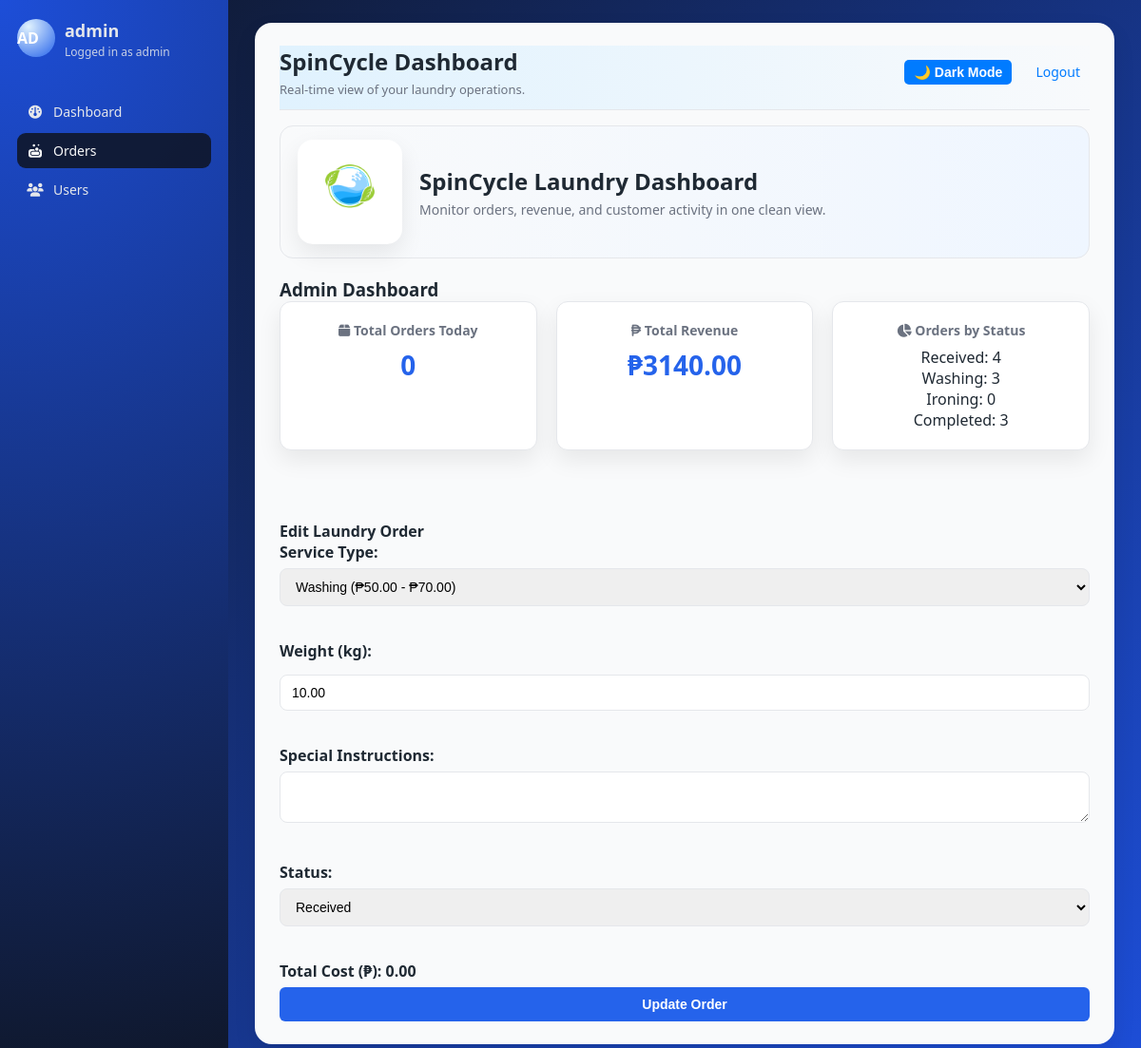
The page /index.php?edit_order=6 (signed in) on the database its author committed.
### tables this page shows
CREATE TABLE `laundry_orders` (
  `id` int(11) NOT NULL,
  `user_id` int(11) DEFAULT NULL,
  `order_date` timestamp NOT NULL DEFAULT current_timestamp(),
  `service_type` varchar(100) NOT NULL,
  `weight` decimal(5,2) NOT NULL,
  `special_instructions` text DEFAULT NULL,
  `status` enum('Received','Washing','Ironing','Completed') DEFAULT 'Received',
  `total_cost` decimal(10,2) NOT NULL,
  `walk_in_name` varchar(255) DEFAULT NULL
);

CREATE TABLE `services` (
  `id` int(11) NOT NULL,
  `service_name` varchar(100) NOT NULL,
  `price_range` varchar(20) DEFAULT NULL,
  `min_price` decimal(10,2) NOT NULL,
  `max_price` decimal(10,2) NOT NULL
);

### index.php (the view, shortened to what this page needs)
<?php
include 'includes/db_connect.php';
$currentPage = 'dashboard';
if (isset($_GET['manage_orders']) || isset($_GET['edit_order'])) {
    $currentPage = 'orders';
} elseif (isset($_GET['manage_users']) || isset($_GET['edit_user'])) {
    $currentPage = 'users';
}
?>
<!DOCTYPE html>
<html lang="en">
<head>
    <link rel="stylesheet" href="css/style.css">
    <link rel="stylesheet" href="https://cdnjs.cloudflare.com/ajax/libs/font-awesome/6.5.0/css/all.min.css">
</head>
<body>
    <div class="app-shell">
        <aside class="sidebar">
            <div class="sidebar-brand">
                <div class="brand-logo"><?php echo isset($_SESSION['username']) ? strtoupper(substr(htmlspecialchars($_SESSION['username']), 0, 2)) : 'SC'; ?></div>
                <div>
                    <span class="sidebar-title"><?php echo isset($_SESSION['username']) ? htmlspecialchars($_SESSION['username']) : 'SpinCycle'; ?></span>
                    <span class="sidebar-role"><?php echo isset($_SESSION['role']) ? 'Logged in as ' . htmlspecialchars($_SESSION['role']) : ''; ?></span>
                </div>
            </div>
            <nav class="sidebar-nav">
                <a href="index.php" class="sidebar-link <?php echo $currentPage === 'dashboard' ? 'active' : ''; ?>">
                    <i class="fa-solid fa-gauge"></i>
                    <span>Dashboard</span>
                </a>
                <?php if (isset($_SESSION['role']) && $_SESSION['role'] === 'admin'): ?>
                <a href="index.php?manage_orders" class="sidebar-link <?php echo $currentPage === 'orders' ? 'active' : ''; ?>">
                    <i class="fa-solid fa-soap"></i>
                    <span>Orders</span>
                </a>
                <a href="index.php?manage_users" class="sidebar-link <?php echo $currentPage === 'users' ? 'active' : ''; ?>">
                    <i class="fa-solid fa-users"></i>
                    <span>Users</span>
                </a>
                <?php endif; ?>
            </nav>
        </aside>
        <main class="app-main">
            <div class="container">
                <div class="admin-header">
                    <div class="nav-left">
                        <div>
                            <h1 class="header-title">SpinCycle Dashboard</h1>
                            <p class="header-subtitle">Real-time view of your laundry operations.</p>
                        </div>
                    </div>
                    <div class="nav-right">
                        <button id="darkModeToggle" class="dark-toggle">🌙 Dark Mode</button>
                        <a href="logout.php" class="logout-link">Logout</a>
                    </div>
                </div>
                <div class="dashboard-hero">
                    <div class="dashboard-hero-left">
                        <img src="assets/Untitled.png" alt="SpinCycle Logo" class="dashboard-logo">
                        <div>
                            <h2>SpinCycle Laundry Dashboard</h2>
                            <p>Monitor orders, revenue, and customer activity in one clean view.</p>
                        </div>
                    </div>
                </div>
                <?php
        if (isset($_SESSION['user_id'])) {
            if ($_SESSION['role'] == 'admin') {
                echo "<h3>Admin Dashboard</h3>";
                $today = date("Y-m-d");
                $sql_total_orders_today = "SELECT COUNT(*) AS total FROM laundry_orders WHERE DATE(order_date) = '$today'";
                $result_total_orders_today = $conn->query($sql_total_orders_today);
                $row_total_orders_today = $result_total_orders_today->fetch_assoc();
                $total_orders_today = $row_total_orders_today['total'];
                $sql_total_revenue = "SELECT SUM(total_cost) AS total FROM laundry_orders";
                $result_total_revenue = $conn->query($sql_total_revenue);
                $row_total_revenue = $result_total_revenue->fetch_assoc();
                $total_revenue = $row_total_revenue['total'];
                $sql_orders_by_status = "SELECT status, COUNT(*) AS total FROM laundry_orders GROUP BY status";
                $result_orders_by_status = $conn->query($sql_orders_by_status);
                $orders_by_status = array();
                while ($row = $result_orders_by_status->fetch_assoc()) {
                    $orders_by_status[$row['status']] = $row['total'];
                }
                echo "<div class='dashboard-grid'>";
                    echo "<div class='dashboard-card'>";
                        echo "<h4><i class='fa-solid fa-box'></i> Total Orders Today</h4>";
                        echo "<h2>" . htmlspecialchars($total_orders_today) . "</h2>";
                    echo "</div>";
                    echo "<div class='dashboard-card'>";
                        echo "<h4><i class='fa-solid fa-peso-sign'></i> Total Revenue</h4>";
                        echo "<h2>₱" . htmlspecialchars($total_revenue) . "</h2>";
                    echo "</div>";
                    echo "<div class='dashboard-card'>";
                        echo "<h4><i class='fa-solid fa-chart-pie'></i> Orders by Status</h4>";
                        echo "<p>Received: " . htmlspecialchars(isset($orders_by_status['Received']) ? $orders_by_status['Received'] : 0) . "</p>";
                        echo "<p>Washing: " . htmlspecialchars(isset($orders_by_status['Washing']) ? $orders_by_status['Washing'] : 0) . "</p>";
                        echo "<p>Ironing: " . htmlspecialchars(isset($orders_by_status['Ironing']) ? $orders_by_status['Ironing'] : 0) . "</p>";
                        echo "<p>Completed: " . htmlspecialchars(isset($orders_by_status['Completed']) ? $orders_by_status['Completed'] : 0) . "</p>";
                    echo "</div>";
                echo "</div><br><br>";
                if (isset($_GET['edit_order'])) {
                    $order_id = intval($_GET['edit_order']);
                    $sql = "SELECT * FROM laundry_orders WHERE id = '$order_id'";
                    $result = $conn->query($sql);
                    if ($result->num_rows == 1) {
                        $row = $result->fetch_assoc();
                        echo "<h4>Edit Laundry Order</h4>";
                        echo "<form method='post' action=''>";
                            echo "<label for='service_type'>Service Type:</label>";
                            echo "<select name='service_type' id='edit_service_type' required onchange='calculateTotalCost(\"edit\")'>";
                                $sql_services = "SELECT service_name, min_price, max_price FROM services";
                                $result_services = $conn->query($sql_services);
                                if ($result_services->num_rows > 0) {
                                    while ($row_service = $result_services->fetch_assoc()) {
                                        echo "<option value='" . htmlspecialchars($row_service['service_name']) . "'" . ($row['service_type'] == $row_service['service_name'] ? ' selected' : '') . " data-min-price='" . htmlspecialchars($row_service['min_price']) . "' data-max-price='" . htmlspecialchars($row_service['max_price']) . "'>" . htmlspecialchars($row_service['service_name']) . " (₱" . htmlspecialchars($row_service['min_price']) . " - ₱" . htmlspecialchars($row_service['max_price']) . ")</option>";
                                    }
                                }
                            echo "</select><br><br>";
                            echo "<label for='weight'>Weight (kg):</label>";
                            echo "<input type='number' name='weight' id='edit_weight' step='0.01' value='" . htmlspecialchars($row['weight']) . "' required onchange='calculateTotalCost(\"edit\")'><br><br>";
                            echo "<label for='special_instructions'>Special Instructions:</label>";
                            echo "<textarea name='special_instructions'>" . htmlspecialchars($row['special_instructions']) . "</textarea><br><br>";
                            echo "<label for='status'>Status:</label>";
                            echo "<select name='status' required>";
                                echo "<option value='Received'" . ($row['status'] == 'Received' ? ' selected' : '') . ">Received</option>";
                            echo "</select><br><br>";
                            echo "<label>Total Cost (₱): <span id='edit_total_cost_display'>0.00</span></label>";
                            echo "<button type='submit' name='update_order'>Update Order</button>";
                        echo "</form>";
                    } else {
                        echo "<p>Order not found.</p>";
                    }
                }
            }
        }
        ?>
            </div>
        </main>
    </div>
</body>
</html>

### rows shown on the page
laundry_orders: service_type "Washing (₱50.00 - ₱70.00)", weight "10.00", status "Received"

### other values the page prints
substr(htmlspecialchars($_SESSION['username']), 0, 2) "AD"
$_SESSION['username'] "admin"
$_SESSION['role'] "admin"
$total_orders_today "0"
$total_revenue "3140.00"
isset($orders_by_status['Washing']) ? $orders_by_status['Washing'] : 0 "3"
isset($orders_by_status['Ironing']) ? $orders_by_status['Ironing'] : 0 "0"
